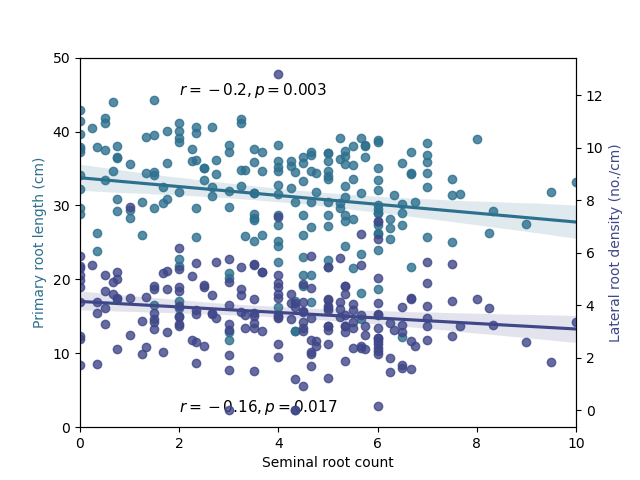

Write Python code to recreate this figure.
'''Plot grafic 4a'''

import pandas as pd
import pathlib
import matplotlib.pyplot as plt
import seaborn as sns
import scipy.stats


path = str(pathlib.Path(__file__).parent.resolve())
df = pd.read_excel(path + '/fig4a.xlsx')

x = scipy.stats.pearsonr(df['length'], df['count'])
y = scipy.stats.pearsonr(df['density'], df['count'])

df = df[df['density']<10]
g = sns.regplot(data=df,x="count", y="length",scatter=True, color = '#2D708EFF')
plt.ylim(0,50)
sns.regplot(data=df,x="count", y="density",scatter=True, ax=g.axes.twinx(), color='#404788FF')
g.set_xlabel('Seminal root count')
g.set_ylabel('Primary root length (cm)', color = '#2D708EFF')
plt.ylabel('Lateral root density (no./cm)', color = '#404788FF')
g.text(2, 45, 'r = '+str(round(x[0],2)) +' p = '+str(round(x[1],3)), fontsize=11)
g.text(2, 2, 'r = '+str(round(y[0],2)) +' p = '+str(round(y[1],3)), fontsize=11)
plt.xlim(0,10)

plt.show()
